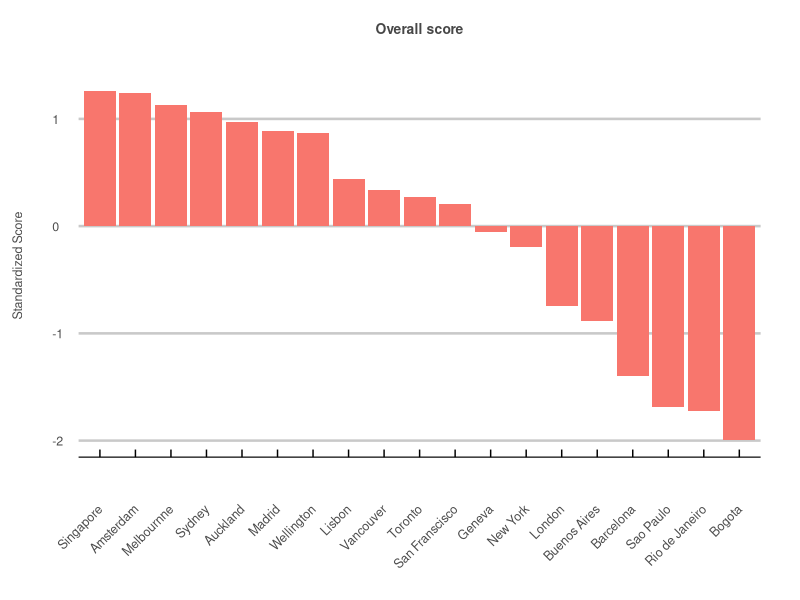
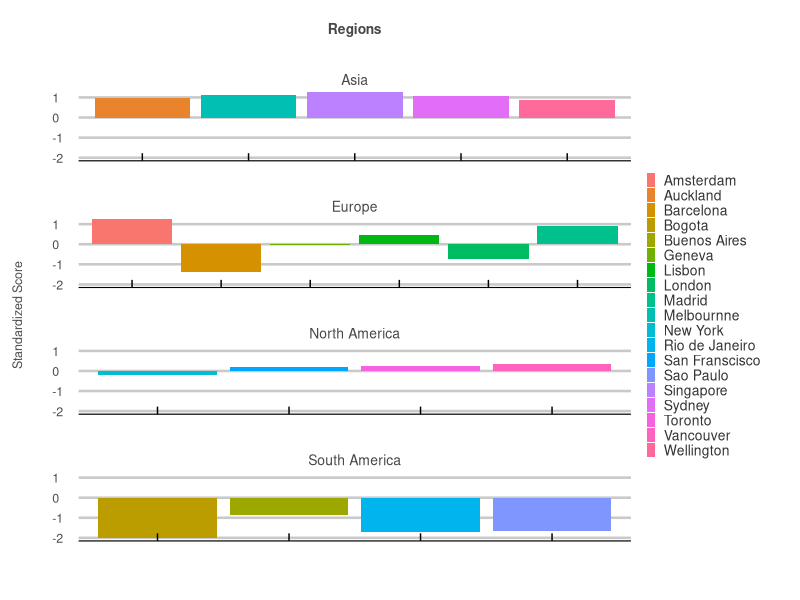
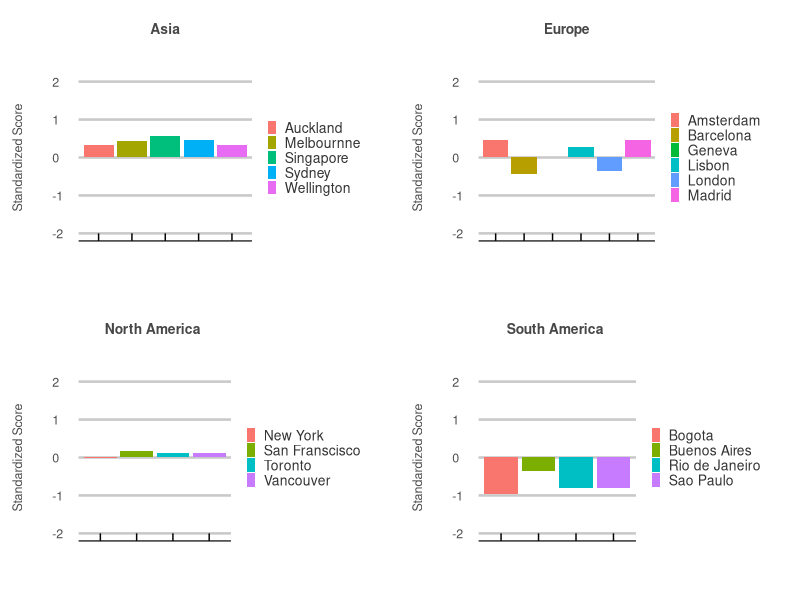

Write R code to recreate these figures, in order.
library(tidyverse)
library(dplyr)
library(ggplot2)
library(ggthemes)
library(tidyverse)
library(gridExtra)

# gets the z scores. 
get_z_scores <- function(col) {
  avg <- mean(col)
  sd <- sd(col)
  z_scores <- list()
  for(i in 1:length(col)) {
    z_scores[i] <- (col[i] - avg) / sd
  }
  return(unlist(z_scores))
}

# a list of cities to be analyzed
cities <- c("London", "Barcelona", "Madrid", "Amsterdam", "Geneva", "Lisbon",
            "Vancouver", "Toronto", "New York", "San Franscisco",
            "Singapore", "Wellington", "Auckland", "Sydney", "Melbournne",
            "Buenos Aires", "Bogota", "Rio de Janeiro", "Sao Paulo")


# a list of corresponding regions 
regions <- c(rep("Europe", 6), rep("North America", 4), rep("Asia", 5), rep("South America", 4))


# 1) Wikepedia - km2 - https://www.wikipedia.org/
population_density <- get_z_scores(c(5598, 16000, 5337, 4908, 12000, 5445.7,
                                     5749, 4427.8, 10194, 6655.4,
                                     7804, 900, 1210, 2037, 503.472,
                                     13680, 17755, 5377, 7216.3))

# 2) Numbeo - Average Monthly Net Salary (After Tax) USD - https://www.numbeo.com/cost-of-living/city_price_rankings?itemId=105
average_wage <- get_z_scores(c(4238.68, 2039.94, 2804.49, 4195.81, 6171.96, 1247,
                               3288.54, 3356.11, 6530.28, 6133.08,
                               5117.62, 2644.28, 3326.10, 4109.44, 3465.38,
                               403.17, 364.45, 399.80, 491.76))

# 3) Numbeo - Cost of Living Index - https://www.numbeo.com/cost-of-living/rankings_current.jsp
cost_of_living <- get_z_scores(c(85.5, 59.2, 53.9, 69.9, 116.4, 53.7,
                                 73.9, 73.0, 100.0, 97.7,
                                 87.3, 76.2, 79.2, 82.4, 80.3,
                                 30.0, 29.7, 42.3, 44.1))

# 4) HUGSI - global ranking - https://www.hugsi.green/ranking
green <- get_z_scores(c(91, 96, 239, 233, 53, 95,
                        105, 110, 242, 256,
                        213, 84, 188, 180, 203,
                        264, 267, 134, 211))

# 5) Worldwide Governance Indicators - 2020 Estimate - z scores - https://info.worldbank.org/governance/wgi/
government <- get_z_scores(c(1.38, 0.89, 0.89, 1.85, 2.02, 1.02,
                             1.64, 1.64, 1.32, 1.32,
                             2.34, 1.59, 1.59, 1.62, 1.62,
                             -0.22, 0.04,-0.447, -0.447))

# 6) Numbeo - Safety Index 2023 - https://www.numbeo.com/crime/rankings.jsp
saftey <- get_z_scores(c(46.1, 49.3, 72.5, 70.9, 69.4, 66.9,
                         59.1, 57.3, 50.5, 38.6,
                         76.9, 66.5, 50.7, 65.7, 56.0,
                         36.8, 33.8, 22.4, 29.4))

# 7) Numbeo - pollution index 2023 - https://www.numbeo.com/pollution/rankings.jsp
pollution <- get_z_scores(c(57.7, 65.2, 40.0, 25.1, 25.5, 27.7,
                            26.6, 37.2, 57.9, 50.2,
                            33.0, 22.8, 31.0, 30.5, 28.4,
                            52.4, 70.2, 67.4, 79.0))

# 8) Wikepedia - cities by sunshine duration - https://en.wikipedia.org/wiki/List_of_cities_by_sunshine_duration
sunshine <- get_z_scores(c(1633, 2591, 2769, 1662, 1887, 2806,
                           1937.6, 2066.4, 2534.7, 3061.7,
                           2022.4, 2058.7, 2003.1, 2468.1, 2362.6,
                           2525.2, 1328.0, 2187.3, 1893.5))

# 9) the global economy - Political stability index - https://www.theglobaleconomy.com/rankings/wb_political_stability/
stability <- get_z_scores(c(0.54, 0.58, 0.58, 0.92, 1.13, 0.95,
                            0.94, 0.94, 0, 0,
                            1.49, 1.44, 1.44, 0.85, 0.85,
                            -0.11, -0.91, -0.49, -0.49))


# make bad things negative
population_density <- -population_density
cost_of_living <- -cost_of_living
pollution <- -pollution


# times the most important (psychological/mental health based) factors by 3
adjusted_population_density <- population_density*3
adjusted_green <- green*3
adjusted_pollution <- pollution*3


# times the next most important factors by 2
adjusted_saftey <- saftey*2
adjusted_government <- government*2
adjusted_stability <- stability*2


# a list of non-adjusted indicators to be averaged for a total score (categories plots)
indicators <- c("population_density", "average_wage", "cost_of_living", 
                "green", "government", "saftey", 
                "pollution", "sunshine", "stability")


# a list of adjusted indicators to be averaged for a total score (total score and total score regions plots)
adjusted_indicators <- c("adjusted_population_density", "average_wage", "cost_of_living", 
                         "adjusted_green", "adjusted_government", "adjusted_saftey", 
                         "adjusted_pollution", "sunshine", "adjusted_stability")


# returns the row averages of multiple columns. 
get_avg <- function(z_scores) {
  measures = tibble(z_scores = character())
  for(i in 1:length(z_scores)) {
    measures[i,] = z_scores[i]
  }
  measure_length <- nrow(measures)
  row_length <- length(eval(parse(text=z_scores[1])))
  
  data <- tibble(city=cities)
  for(i in 1:measure_length) {
    data[,i+1] <- eval(parse(text=z_scores[i]))
  }
  avg <- list()
  for(i in 1:row_length) {
    avg[i] <- rowMeans(data[i,-1])
  }
  return(unlist(avg))
}


# creates a dataframe of the non-adjusted data. 
df <- tibble("City" = cities,
             "Region" = regions,
             "Population Density" = population_density,
             "Average Wage" = average_wage,
             "Cost of Living" = cost_of_living,
             "Green" = green,
             "Government" = government,
             "Saftey" = saftey,
             "Pollution" = pollution,
             "Sunishine" = sunshine,
             "Stability" = stability,
             "Total" = get_avg(indicators))


# creates a dataframe of the adjusted data. 
adjusted_df <- tibble("City" = cities,
                      "Region" = regions,
                      "Population Density" = adjusted_population_density,
                      "Average Wage" = average_wage,
                      "Cost of Living" = cost_of_living,
                      "Green" = adjusted_green,
                      "Government" = adjusted_government,
                      "Saftey" = adjusted_saftey,
                      "Pollution" = adjusted_pollution,
                      "Sunishine" = sunshine,
                      "Stability" = adjusted_stability,
                      "Total" = get_avg(adjusted_indicators))


# creates a personal theme for data visualization. 
my_theme <- theme_economist_white(gray_bg = FALSE) +
  theme(plot.title = element_text(hjust = 0.5,
                                  vjust = 10,
                                  size = 10,
                                  color = "#474747"),
        plot.margin = unit(c(1.5, 1, 1.5, 1), "cm"),
        axis.text = element_text(size = 9,
                                 color = "gray30"),
        axis.text.x=element_text(vjust = -2.5),
        axis.title.x = element_text(size = 9,
                                    color = "gray30",
                                    vjust = -10),
        axis.title.y = element_text(size = 9,
                                    color = "gray30",
                                    vjust = 10),
        legend.direction = "vertical", 
        legend.position = "right",
        legend.title = element_blank(),
        legend.text = element_text(size = 10,
                                   color = "gray20"),
        legend.margin=margin(0, 0, 0, 0),
        legend.spacing.x = unit(0.5, "cm"),
        legend.key.size = unit(0.25, "cm"), 
        legend.key.height = unit(0.25, "cm"),
        strip.text = element_text(hjust = 0.5,
                                  vjust = 1,
                                  size = 10,
                                  color = "#474747"),
        panel.spacing = unit(2, "lines"))


# total score 
adjusted_df %>%
  ggplot(aes(x = reorder(City, -Total), y=Total, fill = "red")) +
  geom_bar(stat = "identity", position = "dodge") +
  ggtitle("Overall score") +
  ylab("Standardized Score") +
  my_theme + 
  theme(axis.title.x=element_blank(),
        legend.position="none",
        axis.text.x = element_text(angle = 45, vjust = 0.5, hjust=1))



# total score regions
adjusted_df %>%
  ggplot(aes(x = City, y = Total, fill = City)) +
  geom_bar(stat = "identity", position = "dodge") +
  ggtitle("Regions") +
  ylab("Standardized Score") +
  facet_wrap(~Region, scales = "free_x", ncol=1) +
  my_theme + 
  theme(axis.title.x=element_blank(),
        axis.text.x = element_blank())





# categories Asia 
p1 <- df %>%
  filter(Region == "Asia") %>%
  ggplot(aes(x = City, y = Total, fill = City)) +
  geom_bar(stat = "identity", position = "dodge") +
  ggtitle("Asia") +
  ylab("Standardized Score") +
  ylim(-2, 2) +
  my_theme + 
  theme(axis.title.x=element_blank(),
        axis.text.x = element_blank())
 

# categories Europe 
p2 <- df %>%
  filter(Region == "Europe") %>%
  ggplot(aes(x = City, y = Total, fill = City)) +
  geom_bar(stat = "identity", position = "dodge") +
  ggtitle("Europe") +
  ylab("Standardized Score") +
  ylim(-2, 2) +
  my_theme + 
  theme(axis.title.x=element_blank(),
        axis.text.x = element_blank())


# categories North America 
p3 <- df %>%
  filter(Region == "North America") %>%
  ggplot(aes(x = City, y = Total, fill = City)) +
  geom_bar(stat = "identity", position = "dodge") +
  ggtitle("North America ") +
  ylab("Standardized Score") +
  ylim(-2, 2) +
  my_theme + 
  theme(axis.title.x=element_blank(),
        axis.text.x = element_blank())


# categories South America 
p4 <- df %>%
  filter(Region == "South America") %>%
  ggplot(aes(x = City, y = Total, fill = City)) +
  geom_bar(stat = "identity", position = "dodge") +
  ggtitle("South America ") +
  ylab("Standardized Score") +
  ylim(-2, 2) +
  my_theme + 
  theme(axis.title.x=element_blank(),
        axis.text.x = element_blank())


grid.arrange(p1, p2, p3, p4)
